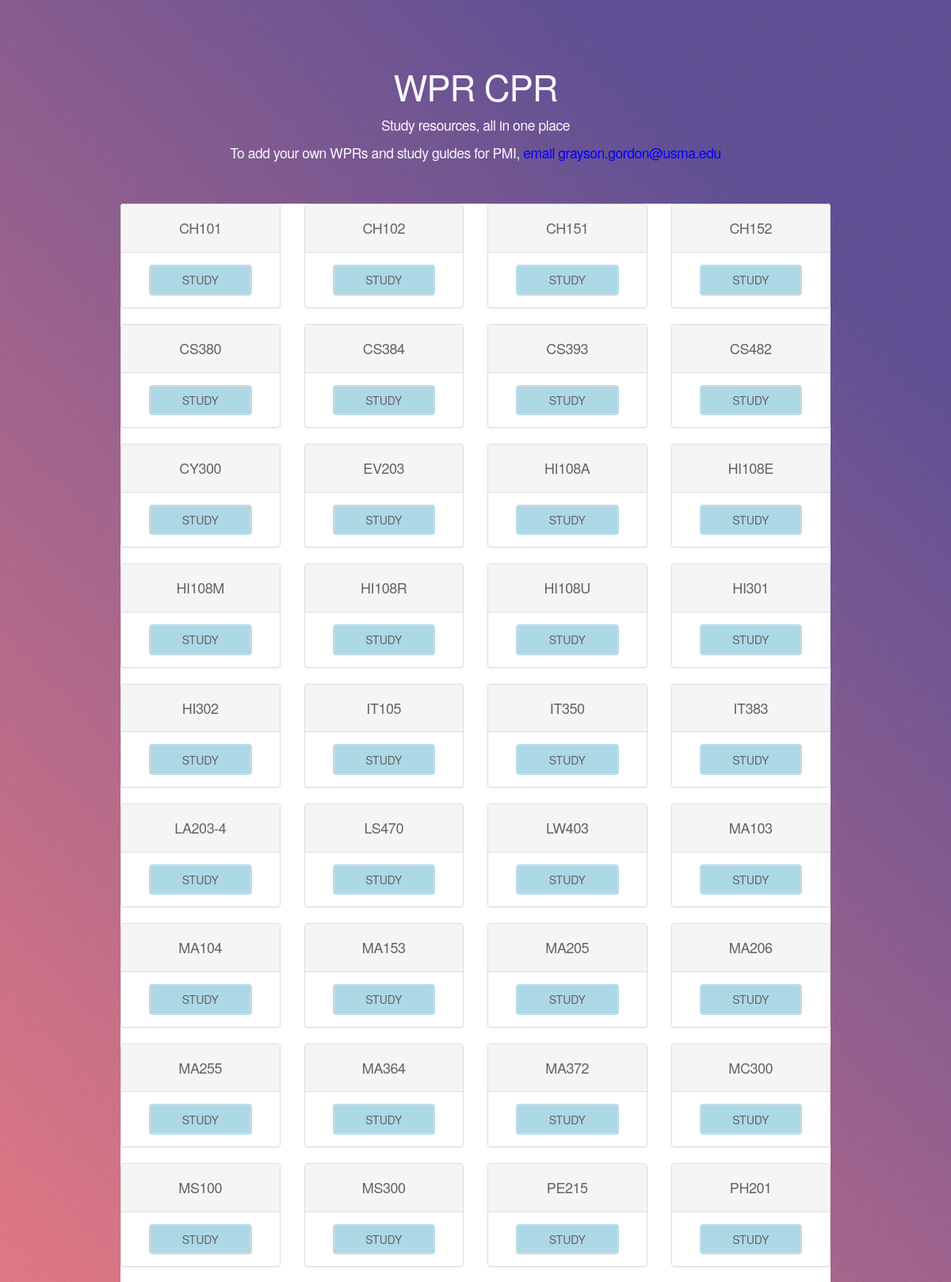
The page / (upper part) on the database its author committed.
### main_app/models.py (models this page shows, shortened)
class ClassBox(models.Model):
    class_name = models.CharField(max_length=8)
    link = models.URLField()

### main_app/views.py (the view)
# urls.py: path('', views.index),
def index(request):
    classboxes = ClassBox.objects.all().order_by('class_name')
    return render(request, 'index2.html', {'classboxes':classboxes})

### main_app/templates/index2.html (shortened to what this page needs)
{% load staticfiles %}
<!DOCTYPE HTML>
<html>
	<head>
		<link rel="stylesheet" href="{% static 'assets/css/main.css' %}" />
		<link rel="stylesheet" href="{% static 'bootstrap.min.css' %}" />
		<link rel="stylesheet" href="{% static 'style.css' %}" />
	</head>
	<body>
			<div id="wrapper">
					<header id="header" class="alt">
						<h1>WPR CPR</h1>
						<p>Study resources, all in one place</p>
						<p>To add your own WPRs and study guides for PMI, <a href="mailto:grayson.gordon@usma.edu?Subject=WPR%20CPR%20Upload%20Submission&body=Attach%20the%20file%20you%20want%20to%20upload%20to%20WPR%20CPR%20and%20type%20the%20class%20that%20it's%20for!%0A%0A">email grayson.gordon@usma.edu</a></p>
					</header>
					<div id="main">
						<div class="row">
							{% for class in classboxes %}
						<div class='col-md-3'>
							<div class='panel panel-default'>
								<div class="panel-heading">
									<h4 align="center">{{ class.class_name }}</h4>
								</div>
									<div class="panel-body">
										<div class="col-md-12 text-center">
											<a href={{ class.link }}><button type="button" class="btn btn-success">STUDY</button></a>
										</div>
									</div>
								</div>
							</div>
							{% endfor %}
						</div>
					</div>
	</body>
</html>

### main_app/static/style.css (style rules this page uses)
body { background-color: #ffffff; }
a { -moz-transition: color 0.2s ease, border-bottom 0.2s ease; -webkit-transition: color 0.2s ease, border-bottom 0.2s ease; -ms-transition: color 0.2s ease, border-bottom 0.2s ease; transition: color 0.2s ease, border-bottom 0.2s ease; text-decoration: none; color: inherit; }
#main input[type="submit"], #main input[type="reset"], #main input[type="button"], #main button, #main .button { background-color: lightblue; box-shadow: inset 0 0 0 1px #dddddd; color: #636363 !important; }
a:link { color: #0000ff; border-bottom: 0px; text-decoration: none; }
div#main { border-left: 5px; border-right: 5px; }
#header p { font-size: 1.25em; letter-spacing: -0.025em; color: ghostwhite; }
#header.alt h1 { font-size: 3.25em; color: ghostwhite; }
.btn { background-color: lightblue; color: black; }
.btn-success { border-color: lightblue; }

### rows shown on the page
ClassBox: class_name "CH101"
ClassBox: class_name "CH102"
ClassBox: class_name "CH151"
ClassBox: class_name "CH152"
ClassBox: class_name "CS380"
ClassBox: class_name "CS384"
ClassBox: class_name "CS393"
ClassBox: class_name "CS482"
ClassBox: class_name "CY300"
ClassBox: class_name "EV203"
ClassBox: class_name "HI108A"
ClassBox: class_name "HI108E"
ClassBox: class_name "HI108M"
ClassBox: class_name "HI108R"
ClassBox: class_name "HI108U"
ClassBox: class_name "HI301"
ClassBox: class_name "HI302"
ClassBox: class_name "IT105"
ClassBox: class_name "IT350"
ClassBox: class_name "IT383"
ClassBox: class_name "LA203-4"
ClassBox: class_name "LS470"
ClassBox: class_name "LW403"
ClassBox: class_name "MA103"
ClassBox: class_name "MA104"
ClassBox: class_name "MA153"
ClassBox: class_name "MA205"
ClassBox: class_name "MA206"
ClassBox: class_name "MA255"
ClassBox: class_name "MA364"
ClassBox: class_name "MA372"
ClassBox: class_name "MC300"
ClassBox: class_name "MS100"
ClassBox: class_name "MS300"
ClassBox: class_name "PE215"
ClassBox: class_name "PH201"
